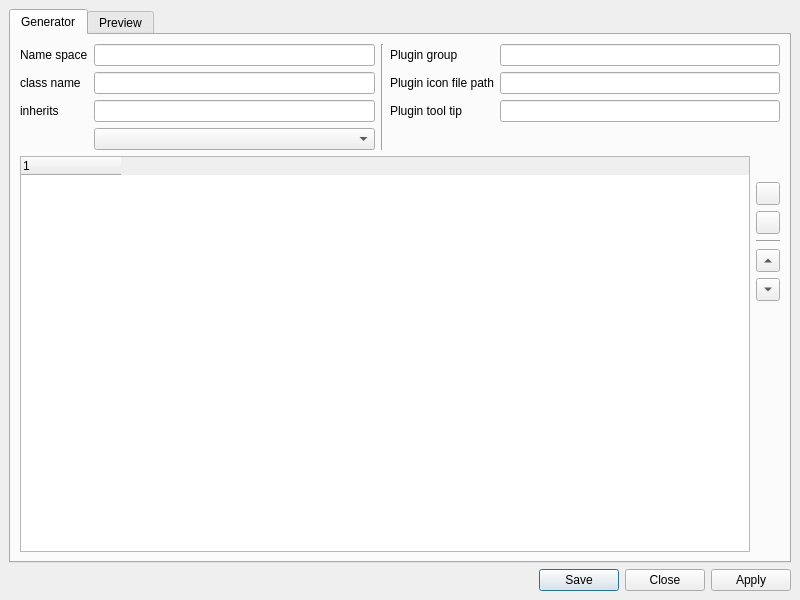
<?xml version="1.0" encoding="UTF-8"?>
<ui version="4.0">
 <class>MainWindow</class>
 <widget class="QMainWindow" name="MainWindow">
  <property name="geometry">
   <rect>
    <x>0</x>
    <y>0</y>
    <width>800</width>
    <height>600</height>
   </rect>
  </property>
  <property name="windowTitle">
   <string>Qt Plugin Generator</string>
  </property>
  <widget class="QWidget" name="centralwidget">
   <layout class="QVBoxLayout" name="verticalLayout">
    <item>
     <widget class="QTabWidget" name="twPages">
      <property name="currentIndex">
       <number>0</number>
      </property>
      <widget class="QWidget" name="tab">
       <attribute name="title">
        <string>Generator</string>
       </attribute>
       <layout class="QGridLayout" name="gridLayout_2">
        <item row="0" column="0">
         <widget class="QLabel" name="lNameSpace">
          <property name="text">
           <string>Name space</string>
          </property>
         </widget>
        </item>
        <item row="0" column="1">
         <widget class="QLineEdit" name="leNameSpace"/>
        </item>
        <item row="0" column="2" rowspan="4">
         <widget class="Line" name="line_2">
          <property name="orientation">
           <enum>Qt::Vertical</enum>
          </property>
         </widget>
        </item>
        <item row="0" column="3">
         <widget class="QLabel" name="lPluginGroup">
          <property name="text">
           <string>Plugin group</string>
          </property>
         </widget>
        </item>
        <item row="0" column="4">
         <widget class="QLineEdit" name="lePluginGroup"/>
        </item>
        <item row="1" column="0">
         <widget class="QLabel" name="lClassName">
          <property name="text">
           <string>class name</string>
          </property>
         </widget>
        </item>
        <item row="1" column="1">
         <widget class="QLineEdit" name="leClassName"/>
        </item>
        <item row="1" column="3">
         <widget class="QLabel" name="lPluginIconFilePath">
          <property name="text">
           <string>Plugin icon file path</string>
          </property>
         </widget>
        </item>
        <item row="1" column="4">
         <widget class="QLineEdit" name="lePluginIconFilePath"/>
        </item>
        <item row="2" column="0">
         <widget class="QLabel" name="lInheriting">
          <property name="text">
           <string>inherits</string>
          </property>
         </widget>
        </item>
        <item row="2" column="1">
         <widget class="QLineEdit" name="leInheriting"/>
        </item>
        <item row="2" column="3">
         <widget class="QLabel" name="lPluginToolTip">
          <property name="text">
           <string>Plugin tool tip</string>
          </property>
         </widget>
        </item>
        <item row="2" column="4">
         <widget class="QLineEdit" name="lePluginToolTip"/>
        </item>
        <item row="3" column="1">
         <widget class="QComboBox" name="cbInheritingType"/>
        </item>
        <item row="4" column="0" colspan="5">
         <layout class="QGridLayout" name="gridLayout">
          <item row="3" column="1">
           <widget class="Line" name="line">
            <property name="orientation">
             <enum>Qt::Horizontal</enum>
            </property>
           </widget>
          </item>
          <item row="2" column="1">
           <widget class="QToolButton" name="tbRemove">
            <property name="icon">
             <iconset theme="list-remove">
              <normaloff/>
             </iconset>
            </property>
           </widget>
          </item>
          <item row="6" column="1">
           <spacer name="verticalSpacer">
            <property name="orientation">
             <enum>Qt::Vertical</enum>
            </property>
            <property name="sizeHint" stdset="0">
             <size>
              <width>20</width>
              <height>40</height>
             </size>
            </property>
           </spacer>
          </item>
          <item row="1" column="1">
           <widget class="QToolButton" name="tbAdd">
            <property name="icon">
             <iconset theme="list-add">
              <normaloff/>
             </iconset>
            </property>
           </widget>
          </item>
          <item row="4" column="1">
           <widget class="QToolButton" name="tbUp">
            <property name="arrowType">
             <enum>Qt::UpArrow</enum>
            </property>
           </widget>
          </item>
          <item row="5" column="1">
           <widget class="QToolButton" name="tbDown">
            <property name="text">
             <string>...</string>
            </property>
            <property name="arrowType">
             <enum>Qt::DownArrow</enum>
            </property>
           </widget>
          </item>
          <item row="0" column="1">
           <spacer name="verticalSpacer_2">
            <property name="orientation">
             <enum>Qt::Vertical</enum>
            </property>
            <property name="sizeType">
             <enum>QSizePolicy::Fixed</enum>
            </property>
            <property name="sizeHint" stdset="0">
             <size>
              <width>20</width>
              <height>20</height>
             </size>
            </property>
           </spacer>
          </item>
          <item row="0" column="0" rowspan="7">
           <widget class="QTreeWidget" name="twMembers">
            <property name="editTriggers">
             <set>QAbstractItemView::AllEditTriggers</set>
            </property>
            <property name="rootIsDecorated">
             <bool>false</bool>
            </property>
            <property name="uniformRowHeights">
             <bool>true</bool>
            </property>
            <property name="allColumnsShowFocus">
             <bool>true</bool>
            </property>
            <property name="expandsOnDoubleClick">
             <bool>false</bool>
            </property>
            <attribute name="headerCascadingSectionResizes">
             <bool>true</bool>
            </attribute>
            <attribute name="headerStretchLastSection">
             <bool>false</bool>
            </attribute>
           </widget>
          </item>
         </layout>
        </item>
       </layout>
      </widget>
      <widget class="QWidget" name="tab_2">
       <attribute name="title">
        <string>Preview</string>
       </attribute>
       <layout class="QVBoxLayout" name="verticalLayout_2">
        <item>
         <widget class="QTabWidget" name="twPreview">
          <property name="tabPosition">
           <enum>QTabWidget::West</enum>
          </property>
          <property name="currentIndex">
           <number>0</number>
          </property>
          <widget class="QWidget" name="wHeader">
           <attribute name="title">
            <string>Header</string>
           </attribute>
           <layout class="QVBoxLayout" name="verticalLayout_3">
            <item>
             <widget class="QPlainTextEdit" name="pteHeader">
              <property name="font">
               <font>
                <family>Ubuntu Mono</family>
               </font>
              </property>
              <property name="tabChangesFocus">
               <bool>true</bool>
              </property>
              <property name="undoRedoEnabled">
               <bool>false</bool>
              </property>
              <property name="lineWrapMode">
               <enum>QPlainTextEdit::NoWrap</enum>
              </property>
              <property name="readOnly">
               <bool>true</bool>
              </property>
              <property name="tabStopWidth">
               <number>40</number>
              </property>
             </widget>
            </item>
           </layout>
          </widget>
          <widget class="QWidget" name="wSource">
           <attribute name="title">
            <string>Source</string>
           </attribute>
           <layout class="QVBoxLayout" name="verticalLayout_4">
            <item>
             <widget class="QPlainTextEdit" name="pteSource">
              <property name="font">
               <font>
                <family>Ubuntu Mono</family>
               </font>
              </property>
              <property name="tabChangesFocus">
               <bool>true</bool>
              </property>
              <property name="undoRedoEnabled">
               <bool>false</bool>
              </property>
              <property name="lineWrapMode">
               <enum>QPlainTextEdit::NoWrap</enum>
              </property>
              <property name="readOnly">
               <bool>true</bool>
              </property>
              <property name="tabStopWidth">
               <number>40</number>
              </property>
             </widget>
            </item>
           </layout>
          </widget>
          <widget class="QWidget" name="wPluginHeader">
           <attribute name="title">
            <string>Plugin Header</string>
           </attribute>
           <layout class="QVBoxLayout" name="verticalLayout_5">
            <item>
             <widget class="QPlainTextEdit" name="ptePluginHeader">
              <property name="font">
               <font>
                <family>Ubuntu Mono</family>
               </font>
              </property>
              <property name="tabChangesFocus">
               <bool>true</bool>
              </property>
              <property name="undoRedoEnabled">
               <bool>false</bool>
              </property>
              <property name="lineWrapMode">
               <enum>QPlainTextEdit::NoWrap</enum>
              </property>
              <property name="readOnly">
               <bool>true</bool>
              </property>
              <property name="tabStopWidth">
               <number>40</number>
              </property>
             </widget>
            </item>
           </layout>
          </widget>
          <widget class="QWidget" name="wPluginSource">
           <attribute name="title">
            <string>Plugin Source</string>
           </attribute>
           <layout class="QVBoxLayout" name="verticalLayout_6">
            <item>
             <widget class="QPlainTextEdit" name="ptePluginSource">
              <property name="font">
               <font>
                <family>Ubuntu Mono</family>
               </font>
              </property>
              <property name="tabChangesFocus">
               <bool>true</bool>
              </property>
              <property name="undoRedoEnabled">
               <bool>false</bool>
              </property>
              <property name="lineWrapMode">
               <enum>QPlainTextEdit::NoWrap</enum>
              </property>
              <property name="readOnly">
               <bool>true</bool>
              </property>
              <property name="tabStopWidth">
               <number>40</number>
              </property>
             </widget>
            </item>
           </layout>
          </widget>
          <widget class="QWidget" name="wProjectFile">
           <attribute name="title">
            <string>Project Include File</string>
           </attribute>
           <layout class="QVBoxLayout" name="verticalLayout_7">
            <item>
             <widget class="QPlainTextEdit" name="pteProjectFile">
              <property name="font">
               <font>
                <family>Ubuntu Mono</family>
               </font>
              </property>
              <property name="tabChangesFocus">
               <bool>true</bool>
              </property>
              <property name="undoRedoEnabled">
               <bool>false</bool>
              </property>
              <property name="lineWrapMode">
               <enum>QPlainTextEdit::NoWrap</enum>
              </property>
              <property name="readOnly">
               <bool>true</bool>
              </property>
              <property name="tabStopWidth">
               <number>40</number>
              </property>
             </widget>
            </item>
           </layout>
          </widget>
         </widget>
        </item>
       </layout>
      </widget>
     </widget>
    </item>
    <item>
     <widget class="QDialogButtonBox" name="dbbButtons">
      <property name="standardButtons">
       <set>QDialogButtonBox::Apply|QDialogButtonBox::Close|QDialogButtonBox::Save</set>
      </property>
     </widget>
    </item>
   </layout>
  </widget>
 </widget>
 <resources/>
 <connections/>
</ui>
